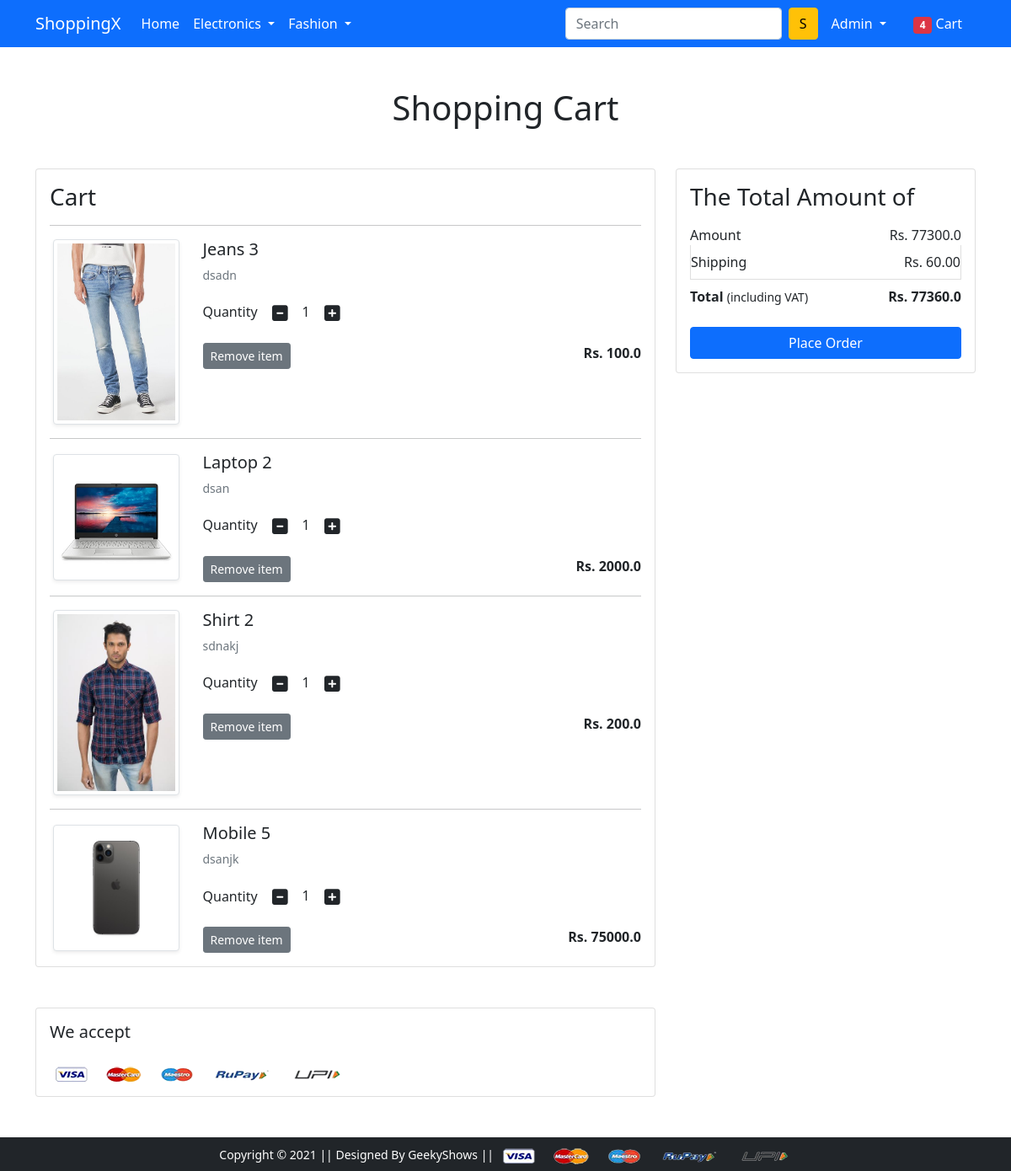
The page /cart/ (signed in) on the database as committed earlier.
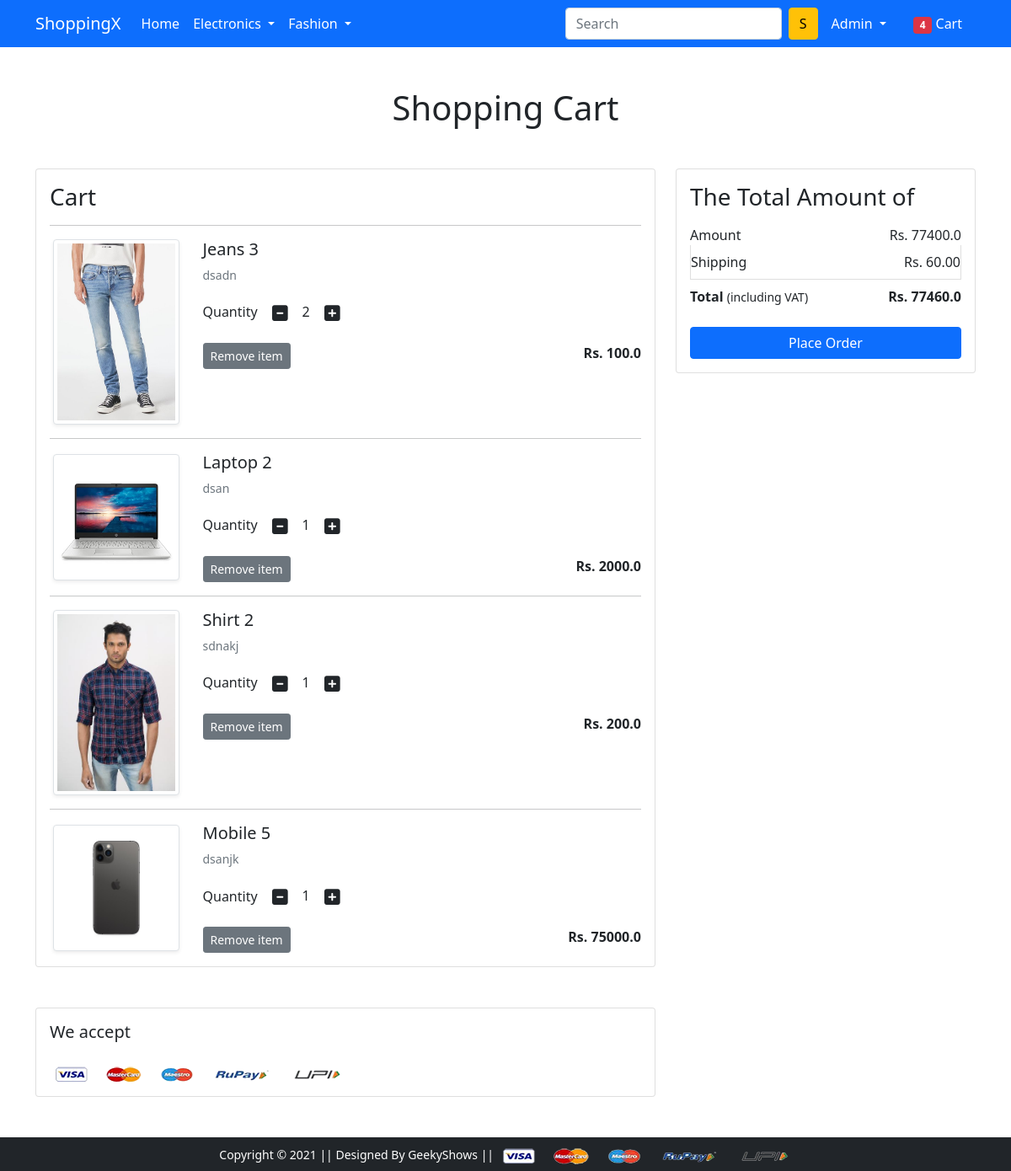
The same page on the database as committed later.
### app/models.py (models this page shows, shortened)
class Cart(models.Model):
    user=models.ForeignKey(User,on_delete=models.CASCADE)
    product=models.ForeignKey(Product,on_delete=models.CASCADE)
    quantity=models.PositiveIntegerField(default=1)

class Product(models.Model):
    title=models.CharField(max_length=100)
    selling_price=models.FloatField()
    discounted_price=models.FloatField()
    description=models.TextField()
    brand=models.CharField(max_length=100)
    category=models.CharField(choices=CATEGORY_CHOICES,max_length=2)
    product_image=models.ImageField(upload_to='productimg')

### app/views.py (the view)
# urls.py: path('cart/', views.show_cart, name='showcart'),
@login_required
def show_cart(request):
    if request.user.is_authenticated:
        user=request.user
        cart=Cart.objects.filter(user=user)
        amount=0.0
        shipping_amount=60.0
        total_amount=0.0
        cart_product=[p for p in Cart.objects.all() if p.user==user]
        if cart_product:
            for p in cart_product:
                tempamount=(p.quantity * p.product.discounted_price)
                amount += tempamount
                totalamount=amount + shipping_amount
            return render(request, 'app/addtocart.html',{'carts':cart,'totalamount':totalamount,'amount':amount})
        else:
            return render(request,'app/emptycart.html')

### app/templates/app/addtocart.html (shortened to what this page needs)
{% extends 'app/base.html' %}
{% load static %}
{% block main-content %}
<div class="container my-5">
 <div class="row">
  <h1 class="text-center mb-5">Shopping Cart</h1>
  <div class="col-sm-8">
  <div class="card">
   <div class="card-body">
    <h3>Cart</h3>
    {% for cart in carts %}
    <hr>
    <div class="row">
     <div class="col-sm-3 text-center align-self-center"><img src="{{cart.product.product_image.url}}" alt="" srcset="" class="img-fluid img-thumbnail shadow-sm" height="150" width="150"> </div>
     <div class="col-sm-9">
      <div>
       <h5>{{cart.product.title}}</h5>
       <p class="mb-2 text-muted small">{{cart.product.description}}</p>
       <div class="my-3">
        <label for="quantity">Quantity</label>
        <a class="minus-cart btn" pid="{{cart.product.id}}"><i class="fas fa-minus-square fa-lg"></i></a>
          <span id="quantity">{{cart.quantity}}</span>
        <a class="plus-cart btn" pid="{{cart.product.id}}"><i class="fas fa-plus-square fa-lg"></i></a>
       </div>
       <div class="d-flex justify-content-between">
        <a href="#" class="btn btn-sm btn-secondary mr-3 remove-cart" pid="{{cart.product.id}}">Remove item </a>
        <p class="mb-0"><span><strong>Rs. {{cart.product.discounted_price}}</strong></span></p>
       </div>
      </div>
     </div>
    </div>
    {% endfor %}
   </div>
   </div>
  </div>
  <div class="col-sm-4">
   <div class="card">
    <div class="card-body">
      <h3>The Total Amount of</h3>
      <ul class="list-group">
       <li class="list-group-item d-flex justify-content-between align-items-center border-0 px-0 pb-0">Amount<span>Rs. <span id="amount">{{amount}}</span></span></li>
       <li class="list-group-item d-flex justify-content-between align-items-center px-0">Shipping<span>Rs. 60.00</span></li>
       <li class="list-group-item d-flex justify-content-between align-items-center border-0 px-0 mb-3">
        <div>
           <strong>Total</strong> <small>(including VAT)</small>
         </div>
         <span><strong>Rs. <strong id="totalamount">{{totalamount}}</strong></strong></span>
       </li>
      </ul>
      <div class="d-grid"><a href="{% url 'checkout' %}" class="btn btn-primary">Place Order</a></div>
    </div>
   </div>
  </div>
 </div>
</div>
<div class="container">
 <div class="row">
  <div class="col-sm-8">
   <div class="card">
    <div class="card-body">
      <h5 class="mb-4">We accept</h5>
      <img src="{% static 'app/images/payment.png' %}" alt="" class="img-fluid">
    </div>
  </div>
  </div>
 </div>
</div>
{% endblock main-content %}

Rows that differ between the two databases and show on the page:
changed Cart "Jeans 3": quantity "1" → "2"
Other text that changed with them:
{{ amount }}: "77300.0" → "77400.0"
{{ totalamount }}: "77360.0" → "77460.0"
